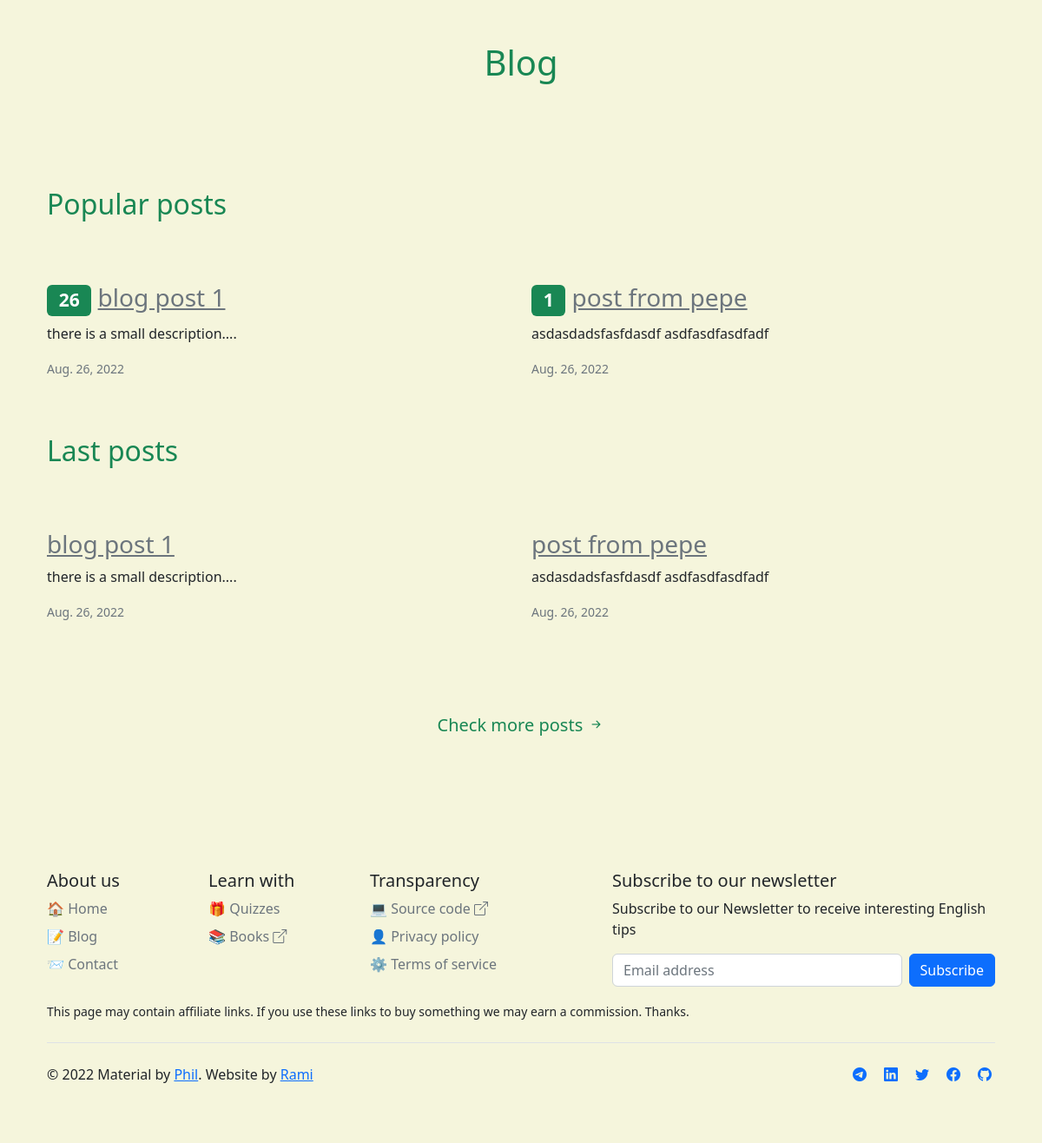
Screenshot of /blog/ with the database file from the repository.
### blog/models.py (models this page shows, shortened)
class BlogPost(models.Model):
    DIFFICULTY_LEVEL = [
        ("elementary", "Elementary"),
        ("intermediate", "Intermediate"),
        ("advanced", "Advanced"),
        ("general", "General"),
    ]
    title = models.CharField(max_length=70)
    description = models.TextField(blank=False, null=True)
    level = models.CharField(
        choices=DIFFICULTY_LEVEL,
        default="general",
        max_length=30,
    )
    tags = TaggableManager()
    public = models.BooleanField(default=False)
    created_by = models.ForeignKey(
        settings.AUTH_USER_MODEL,
        related_name="blog_posts",
        on_delete=models.CASCADE,
    )
    slug = AutoSlugField(populate_from="title")
    content = MarkdownxField()
    pdf = models.FileField(
        upload_to="blog-posts/%Y/%m/%d",
        blank=True,
        null=True,
    )
    pdf_created = models.BooleanField(default=False)
    views = models.PositiveIntegerField(default=0)
    promoted = models.BooleanField(default=False)
    created = models.DateField(auto_now_add=True)
    updated = models.DateField(auto_now=True)
    class Meta:
        ordering = ("-created",)
    def get_absolute_url(self):
        return reverse(
            "blog_postdetail", kwargs={"slug": self.slug, "level": self.level}
        )
    @classmethod
    def get_last_posts(cls, post_count=10):
        return cls.objects.filter(public=True).order_by("-created")[:post_count]
    @classmethod
    def get_popular_posts(cls, post_count=4):
        return cls.objects.filter(public=True).order_by("-views")[:post_count]

### blog/views.py (the view)
# urls.py: path("", post_list_view, name="blog_postlist"),
def post_list_view(request):
    last_posts = BlogPost.get_last_posts()
    popular_posts = BlogPost.get_popular_posts()
    context = {"last_posts": last_posts, "popular_posts": popular_posts}
    return render(request, "blog/post_list.html", context)

### utils/context_processors.py (called while the page is built)
def get_copyright_year(year):
    if year > 2022:
        return f"2022 - {year}"
    return "2022"

def general(request):
    return {
        "copyright_year": get_copyright_year(timezone.now().year),
        "site_title": settings.SITE_TITLE,
        "site_meta_keywords": settings.META_KEYWORDS,
        "site_meta_description": settings.META_DESCRIPTION,
        "request": request,
    }

### templates/blog/post_list.html (shortened to what this page needs)
{% extends "base.html" %}
{% load cache %}
{% cache 604800 blog_page %}
    {% block content %}
        <h1 class="text-success text-center py-5">Blog</h1>
        <div class="container py-5">
            <div class="row justify-content-md-center">
                <h2 class="text-success py-3">Popular posts</h2>
                {% for post in popular_posts %}
                    <div class="col-md-6 my-5">
                        <h3><span class="badge bg-success">{{ post.views }}</span> <a class="text-secondary" href="{{ post.get_absolute_url }}">{{ post.title }}</a>  </h3>
                        <p>{{ post.description }}</p>
                        <small class="text-muted">{{ post.created  }}</small>
                    </div>
                {% endfor %}
                <h2 class="text-success py-3">Last posts</h2>
                {% for post in popular_posts %}
                    <div class="col-md-6 my-5">
                        <h3><a class="text-secondary" href="{{ post.get_absolute_url }}">{{ post.title }}</a>  </h3>
                        <p>{{ post.description }}</p>
                        <small class="text-muted">{{ post.created  }}</small>
                    </div>
                {% endfor %}
                <a class="btn btn-lg btn-outline-success border-0 my-5" href="{% url 'blog_allposts' %}">Check more posts <i class="bi bi-arrow-right-short"></i> </a>
            </div>
        </div>
        {% include "partials/footer.html" %}
    {% endblock  %}
{% endcache %}

### templates/base.html (shortened to what this page needs)
{% load static %}
{% load analytical %}
{% load google_analytics_gtag %}
<!DOCTYPE html>
<html lang="en" dir="ltr">
    <head>
        <link href="https://cdn.jsdelivr.net/npm/bootstrap@5.2.0/dist/css/bootstrap.min.css"
            rel="stylesheet">
        <link href="https://cdn.jsdelivr.net/npm/bootstrap-icons@1.8.3/font/bootstrap-icons.css"
            rel="stylesheet" type="text/css">
    </head>
    <body class="container" style="background-color: Beige;" >
        {% block content %}{% endblock %}
    </body>
</html>

### templates/partials/footer.html (shortened to what this page needs)
<div class="container">
    <footer class="py-5">
        <div class="row">
            <div class="col-6 col-md-2 mb-3">
                <h5>About us</h5>
                <ul class="nav flex-column">
                    <li class="nav-item mb-2">
                        <a href="{% url 'pages_home' %}" class="nav-link p-0 text-muted">🏠 Home</a>
                    </li>
                    <li class="nav-item mb-2">
                        <a href="{% url 'blog_postlist' %}" class="nav-link p-0 text-muted">📝 Blog</a>
                    </li>
                    <li class="nav-item mb-2">
                        <a href="{% url 'pages_contact' %}" class="nav-link p-0 text-muted">📨 Contact</a>
                    </li>
                </ul>
            </div>
            <div class="col-6 col-md-2 mb-3">
                <h5>Learn with</h5>
                <ul class="nav flex-column">
                    <li class="nav-item mb-2">
                        <a href="{% url 'quiz_list' %}" class="nav-link p-0 text-muted">🎁 Quizzes</a>
                    </li>
                    <li class="nav-item mb-2">
                        <a href="https://www.amazon.com/gp/search?ie=UTF8&tag=ramiboutas-20&linkCode=ur2&linkId=5426de81b33b3ae4a8968132504692a4&camp=1789&creative=9325&index=books&keywords=learn English"
                            target="_blank" class="nav-link p-0 text-muted">📚 Books <i class="bi bi-box-arrow-up-right"></i>
                        </a>
                    </li>
                </ul>
            </div>
            <div class="col-6 col-md-2 mb-3">
                <h5>Transparency</h5>
                <ul class="nav flex-column">
                    <li class="nav-item mb-2">
                        <a target="_blank" href="https://github.com/ramiboutas/englishquiz" class="nav-link p-0 text-muted">💻 Source code  <i class="bi bi-box-arrow-up-right"></i></a>
                    </li>
                    <li class="nav-item mb-2">
                        <a href="{% url 'pages_flexpage' slug='privacy' %}" class="nav-link p-0 text-muted">👤 Privacy policy</a>
                    </li>
                    <li class="nav-item mb-2">
                        <a href="{% url 'pages_flexpage' slug='terms' %}" class="nav-link p-0 text-muted">⚙️ Terms of service</a>
                    </li>
                </ul>
            </div>
            <div class="col-md-5 offset-md-1 mb-3">
                <form method="post" class="subscriptionForm" action="{% url 'newsfeed:newsletter_subscribe' %}">
                    <h5>Subscribe to our newsletter</h5>
                    <p>Subscribe to our Newsletter to receive interesting English tips</p>
                    <div class="d-flex flex-column flex-sm-row w-100 gap-2">
                        <input type="email" name="email_address" class="emailinput form-control" required id="id_email_address" placeholder="Email address">
                        <button class="btn btn-primary" type="submit">Subscribe</button>
                    </div>
                </form>
            </div>
        </div>
        <small>
            This page may contain affiliate links. If you use these links to buy something we may earn a commission. Thanks.
        </small>
        <div class="d-flex flex-column flex-sm-row justify-content-between py-4 my-4 border-top">
            <p>© {{ copyright_year }}  Material by <a target="_blank" href="https://www.toweracademy.es">Phil</a>. Website by
                <a target="_blank" href="https://github.com/ramiboutas/">Rami</a>
            </p>
            <ul class="list-unstyled d-flex">
                <li class="ms-3">
                    <a  class="me-1" href="{% url 'socialmedia_telegram' %}"><i class="bi bi-telegram"></i></a>
                </li>
                <li class="ms-3">
                    <a target="_blank" class="me-1" href="https://www.linkedin.com/company/english-stuff-online"><i class="bi bi-linkedin"></i></a>
                </li>
                <li class="ms-3">
                    <a target="_blank" class="me-1" href="https://twitter.com/EnglishStuffOn"><i class="bi bi-twitter"></i></a>
                </li>
                <li class="ms-3">
                    <a target="_blank" class="me-1" href="https://www.facebook.com/englishstuffonline/"><i class="bi bi-facebook"></i></a>
                </li>
                <li class="ms-3">
                    <a target="_blank" class="me-1" href="https://github.com/ramiboutas/englishquiz"><i class="bi bi-github"></i></a>
                </li>
            </ul>
        </div>
    </footer>
</div>

### rows the page displays
BlogPost: views "26", title "blog post 1", description "there is a small description....", created "Aug. 26, 2022"
BlogPost: views "1", title "post from pepe", description "asdasdadsfasfdasdf asdfasdfasdfadf", created "Aug. 26, 2022"

### other values shown
{{ copyright_year }} "2022"
